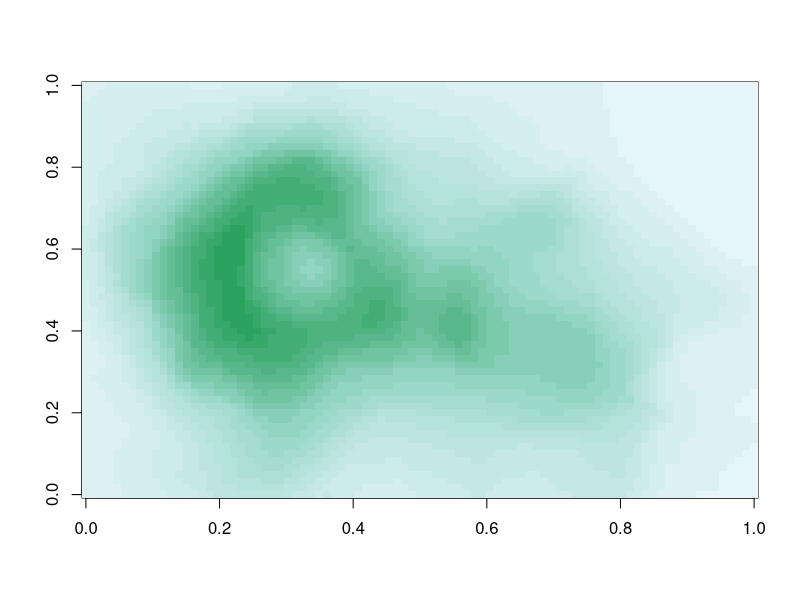
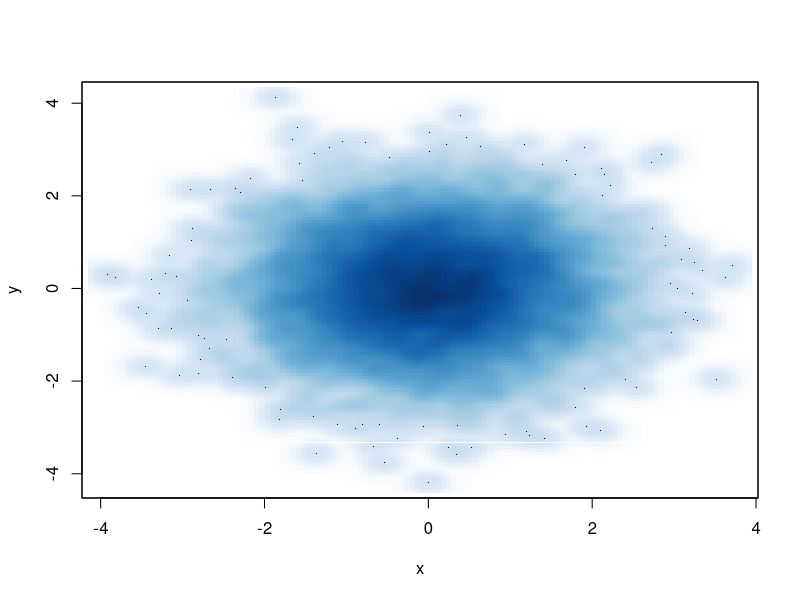
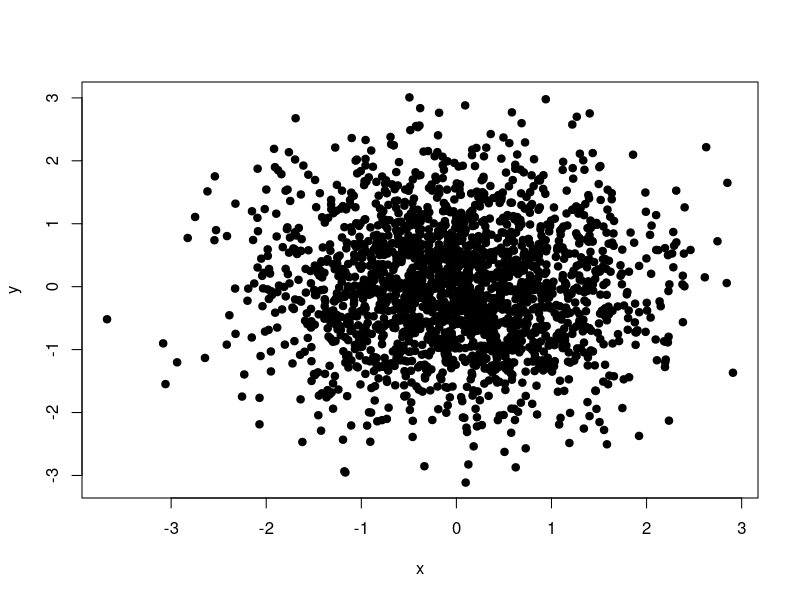
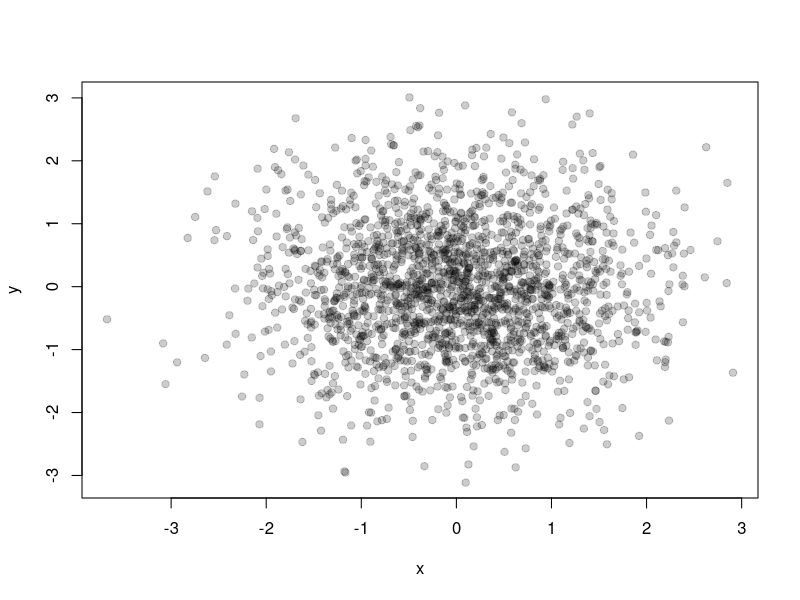

Write the R code that produced these figures, in order.
## ---- chunk 1
pal <- colorRamp(c("red", "blue"))
pal(0)
## ---- chunk 2
pal(1)
## ---- chunk 3
pal(0.5)
## ---- chunk 4
pal(seq(0, 1, len = 10))
## ---- chunk 5
pal <- colorRampPalette((c("red", "yellow")))
pal(2)
## ---- chunk 6
pal(10)
## ---- chunk 7
library(RColorBrewer)
cols <- brewer.pal(3, "BuGn")
cols
## ---- chunk 8
pal <- colorRampPalette(cols)
image(volcano, col = pal(20))
## ---- chunk 9
x <- rnorm(10000)
y <- rnorm(10000)
smoothScatter(x, y)
## ---- chunk 10
x <- rnorm(2000)
y <- rnorm(2000)
plot(x, y, pch = 19)
## ---- chunk 11
plot(x, y, col = rgb(0, 0, 0, 0.2), pch = 19)
